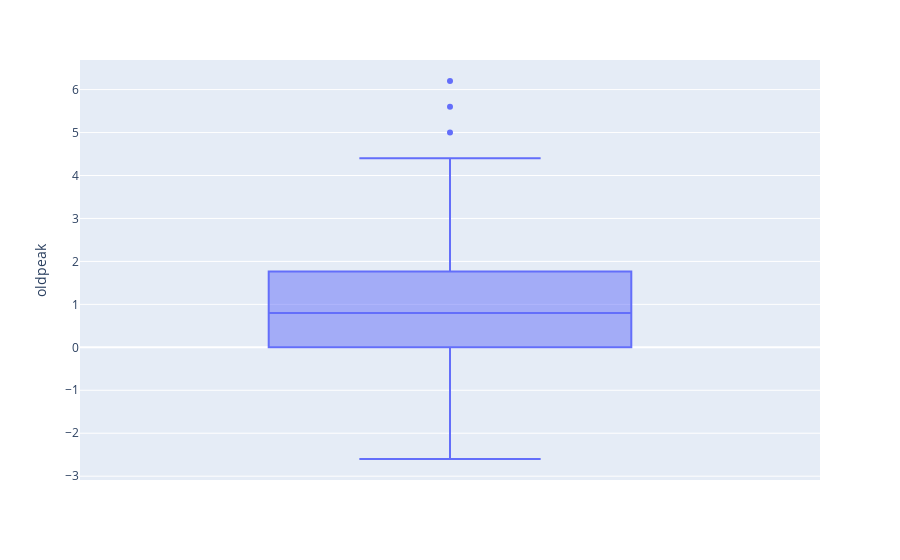

The cell this chart's notebook holds for it:
### Code cell
fig=px.box(data_frame=df,y='oldpeak')
fig

### Figure 1 — Plotly figure (JSON) as saved in the notebook; plotly's stock layout.template omitted (floating-point values rounded to 4 significant figures; data arrays with more than 128 entries replaced by an {"elided": "..."} marker saying what was removed)
{"data": [{"alignmentgroup": "True", "hovertemplate": "oldpeak=%{y}<extra></extra>", "legendgroup": "", "marker": {"color": "#636efa"}, "name": "", "notched": false, "offsetgroup": "", "orientation": "v", "showlegend": false, "type": "box", "x0": " ", "xaxis": "x", "y": {"elided": "920 float values"}, "y0": " ", "yaxis": "y"}], "layout": {"boxmode": "group", "legend": {"tracegroupgap": 0}, "margin": {"t": 60}, "xaxis": {"anchor": "y", "domain": [0, 1]}, "yaxis": {"anchor": "x", "domain": [0, 1], "title": {"text": "oldpeak"}}}}
